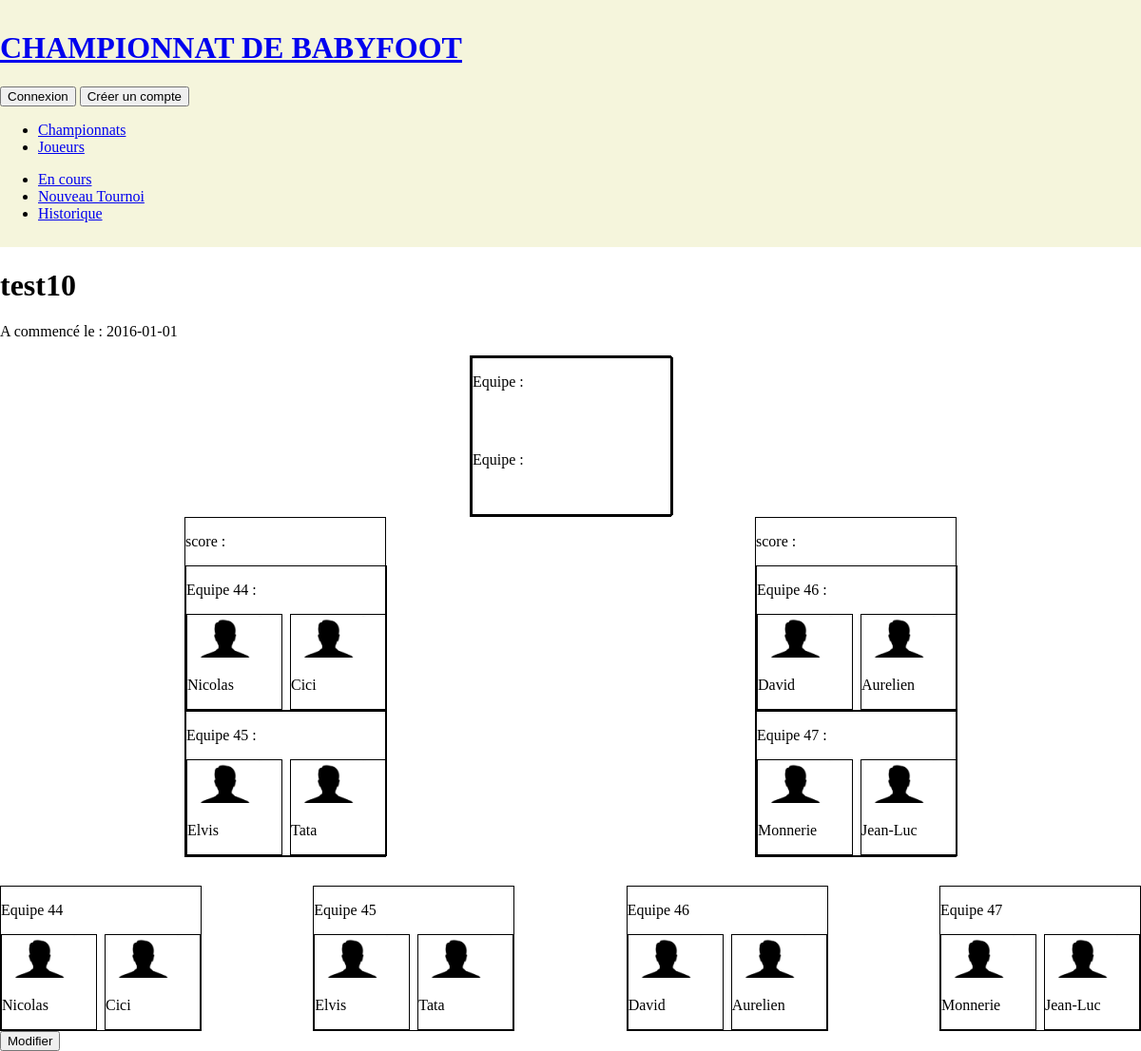
The page /championnat.php?idC=21 on the database its author committed.
### tables this page shows
CREATE TABLE IF NOT EXISTS `competitions` (
  `id_competition` int(11) NOT NULL AUTO_INCREMENT,
  `nomChamp` varchar(25) DEFAULT NULL,
  `nbreJoueurs` int(25) NOT NULL,
  `terminee` tinyint(1) NOT NULL DEFAULT '0',
  `dateDebut` date NOT NULL,
  PRIMARY KEY (`id_competition`)
);

CREATE TABLE IF NOT EXISTS `matchs` (
  `id_Match` int(11) NOT NULL AUTO_INCREMENT,
  `equipe1` varchar(255) DEFAULT NULL,
  `equipe2` varchar(255) DEFAULT NULL,
  `butEquipe1` int(25) DEFAULT NULL,
  `butEquipe2` int(25) DEFAULT NULL,
  `vainqueur` varchar(25) DEFAULT NULL,
  `id_compet` int(11) NOT NULL,
  `type_match` varchar(255) NOT NULL,
  PRIMARY KEY (`id_Match`),
  KEY `FK_match_compet` (`id_compet`)
);

CREATE TABLE IF NOT EXISTS `equipes` (
  `id_Equipe` int(11) NOT NULL AUTO_INCREMENT,
  `joueur1` int(11) NOT NULL,
  `joueur2` int(11) NOT NULL,
  `id_compet` int(11) NOT NULL,
  PRIMARY KEY (`id_Equipe`),
  KEY `fk_joueur1` (`joueur1`),
  KEY `fk_joueur2` (`joueur2`),
  KEY `FK_EquipeCompet` (`id_compet`)
);

CREATE TABLE IF NOT EXISTS `joueurs` (
  `id_Joueur` int(25) NOT NULL AUTO_INCREMENT,
  `nom` varchar(255) NOT NULL,
  `prenom` varchar(255) NOT NULL,
  `surnom` varchar(255) NOT NULL,
  `password` varchar(255) NOT NULL,
  `meilleureperformance` varchar(255) DEFAULT NULL,
  `defaut` varchar(255) DEFAULT NULL,
  `qualité` varchar(255) DEFAULT NULL,
  `photo` varchar(255) DEFAULT 'img/photo_default.png',
  `victoireChamp` int(25) DEFAULT NULL,
  PRIMARY KEY (`id_Joueur`)
);

### championnat.php (the view, shortened to what this page needs)
<?php session_start();
include'include/connexionBdd.php';
$listeCompet = $bdd->query('SELECT * FROM competitions ORDER BY dateDebut DESC');
$detailCompet = $bdd->prepare('SELECT * FROM competitions WHERE competitions.id_competition = ?');
$matchsCompet = $bdd ->prepare('SELECT * FROM matchs WHERE matchs.id_compet= :id_compet AND matchs.type_match = :type_match');
$reqJE = $bdd->prepare('SELECT J1.id_Joueur AS J1id, J2.id_Joueur AS J2id, equipes.id_Equipe, J1.prenom AS J1p, J2.prenom AS J2p, J1.photo AS J1img ,J2.photo AS J2img FROM equipes JOIN joueurs AS J1 ON equipes.joueur1 = J1.id_Joueur JOIN joueurs AS J2 ON equipes.joueur2 = J2.id_Joueur WHERE equipes.id_Equipe = ?');
$reqCencours = $bdd->query('SELECT * FROM competitions WHERE terminee = 0 ORDER BY dateDebut DESC ');
$reqEquipes = $bdd->prepare('SELECT id_Equipe, J1.id_Joueur AS J1id, J2.id_Joueur AS J2id, equipes.id_Equipe, J1.prenom AS J1p, J2.prenom AS J2p, J1.photo AS J1img ,J2.photo AS J2img FROM equipes JOIN joueurs AS J1 ON equipes.joueur1 = J1.id_Joueur JOIN joueurs AS J2 ON equipes.joueur2 = J2.id_Joueur WHERE equipes.id_compet = ?');
?>
<!doctype html>
<html>
    <head>
        <link rel="stylesheet" type="text/css" href="css/style.css" />
    </head>
    <body>
        <header>
			<div class="wrap">
            	<?php include'include/banniere.php' ?>
				<nav>
					<?php include'include/navChamp.php'?>
				</nav>
			</div>
        </header>
        <div id="content">
			<div class="wrap">
                <?php
                if(!isset($_GET['idC']) && !isset($_GET['comp'])){
                    if(!isset($_GET['histo'])){
                        ?>
                        <h1>CHAMPIONNATS EN COURS</h1>
                        <?php
                        while ($donnees = $reqCencours->fetch()) {
                            ?>
                            <a href="championnat.php?idC=<?php echo $donnees['id_competition']; ?>"><?php echo($donnees['nomChamp']); ?></a>
                            <p id="dateDebut">commencée le <?php echo $donnees['dateDebut']; ?></p>
                            <?php
                        }
                    }
                    else if(isset($_GET['histo'])){
                        ?>
                        <h1>HISTORIQUE DES CHAMPIONNATS</h1>
                        <?php
                        while ($donnees = $listeCompet->fetch()) {
                            ?>
                            <a href="championnat.php?idC=<?php echo $donnees['id_competition']; ?>"><?php echo($donnees['nomChamp']); ?></a>
                            <p id="dateDebut">commencée le <?php echo $donnees['dateDebut']; ?></p>
                            <?php
                        }
                    }
                    $listeCompet->closeCursor();
                }
                else if(isset($_GET['idC'])){
                    $detailCompet->execute(array($_GET['idC']));
                    while($donnees = $detailCompet->fetch()){
                    ?>
                    <h1><?php echo($donnees['nomChamp']);?></h1>
                        <p>A commencé le : <?php echo($donnees['dateDebut']);?></p>
                    <div class="competX">
                        <?php
                        $matchsCompet->execute(array(
                            'id_compet'=> $_GET['idC'],
                            'type_match'=> "finale"
                        ));
                        while ($donnees2 = $matchsCompet->fetch()){
                            ?>
                            <div class="iconeMatch finale">
                                <div class="iconeMatch">
                                    <div class="iconeEquipe">
                                        <p>Equipe <?php echo($donnees2['equipe1']);?> :</p>
                                        <p>Equipe <?php echo($donnees2['equipe2']);?> :</p>
                                    </div>
                                </div>
                            </div>
                            <?php
                        }
                        ?>
                        <div class="demi">
                        <?php
                        $matchsCompet->execute(array(
                        'id_compet'=> $_GET['idC'],
                        'type_match'=> "demi"
                        ));
                        while ($donnees2 = $matchsCompet->fetch()){
                            ?>
                            <div class="iconeMatch">
                                <p>score : <span></span></p>
                                <div class="iconeEquipe">
                                <p>Equipe <?php echo($donnees2['equipe1']);?> :</p>
                                <?php
                                $reqJE->execute(array($donnees2['equipe1']));
                                while($donnees3 = $reqJE->fetch()){
                                    ?>
                                <div class="iconeJoueurs">
                                    <div class="iconeJoueur">
                                    <a href="joueurs.php?idJ=<?php echo($donnees3['J1id']);?>"><img src="<?php echo($donnees3['J1img']);?>" /></a>
                                    <p><?php echo($donnees3['J1p']);?></p>
                                    </div>
                                    <div class="iconeJoueur">
                                        <a href="joueurs.php?idJ=<?php echo($donnees3['J2id']);?>"><img src="<?php echo($donnees3['J2img']);?>" /></a>
                                    <p><?php echo($donnees3['J2p']);?></p>
                                    </div>
                                </div>
                                    <?php
                                }
                                $reqJE->closeCursor();?>
                                </div>
                                <div class="iconeEquipe">
                                    <p>Equipe <?php echo($donnees2['equipe2']);?> :</p>
                                    <?php
                                    $reqJE->execute(array($donnees2['equipe2']));
                                    while($donnees3 = $reqJE->fetch()){
                                        ?>
                                        <div class="iconeJoueurs">
                                            <div class="iconeJoueur">
                                                <a href="joueurs.php?idJ=<?php echo($donnees3['J1id']);?>"><img src="<?php echo($donnees3['J1img']);?>" /></a>
                                                <p><?php echo($donnees3['J1p']);?></p>
                                            </div>
                                            <div class="iconeJoueur">
                                                <a href="joueurs.php?idJ=<?php echo($donnees3['J2id']);?>"><img src="<?php echo($donnees3['J2img']);?>" /></a>
                                                <p><?php echo($donnees3['J2p']);?></p>
                                            </div>
                                        </div>
                                        <?php
                                    }
                                    $reqJE->closeCursor();?>
                                </div>
                            </div>
                            <?php
                        }
                        ?>
                        </div>
                        <div class="iconeEquipes">
                            <?php
                            $reqEquipes->execute(array($_GET['idC']));
                            while($donnees4 = $reqEquipes->fetch()){
                                ?>
                                <div class="iconeEquipe">
                                    <p>Equipe <?php echo($donnees4['id_Equipe']);?></p>
                                    <div class="iconeJoueurs">
                                        <div class="iconeJoueur">
                                            <a href="joueurs.php?idJ=<?php echo($donnees4['J1id']);?>"><img src="<?php echo($donnees4['J1img']);?>" /></a>
                                            <p><?php echo($donnees4['J1p']);?></p>
                                        </div>
                                        <div class="iconeJoueur">
                                            <a href="joueurs.php?idJ=<?php echo($donnees4['J2id']);?>"><img src="<?php echo($donnees4['J2img']);?>" /></a>
                                            <p><?php echo($donnees4['J2p']);?></p>
                                        </div>
                                    </div>
                                </div>
                                <?php
                            }
                            ?>
                        </div>
                    </div>
                    <a href="modifChampionnat.php?modif=<?php echo($_GET['idC']);?>"><button id="boutonModif">Modifier</button></a>
                    <?php
                    }
            }
            ?>
			</div>
        </div>
    </body>
</html>

### css/style.css (style rules this page uses)
body { margin: 0; }
.wrap { max-width: 1200px; margin :0 auto; }
header { background-color: beige; padding-bottom: 0.67em; }
.iconeMatch { width: 210px; border: 1px solid black; }
.finale { margin: auto; }
.demi { display: flex; flex-direction: row; justify-content: space-around; margin-bottom: 30px; }
.iconeEquipe img { width: 80px; }
.iconeEquipe { display: flex; border: solid 1px black; flex-direction: column; width: 210px; }
.iconeMatch { display: flex; flex-direction: column; }
.iconeJoueurs { display: flex; flex-direction: row; justify-content: space-between; }
.iconeJoueur { border: 1px solid black; width: 99px; }
#boutonModif { margin: auto; }
.iconeEquipes { display: flex; justify-content: space-between; }

### rows shown on the page
competitions: nomChamp "test10", dateDebut "2016-01-01"
matchs: equipe1 "44", equipe2 "45"
equipes: joueurs.photo (placeholder picture), joueurs.prenom "Nicolas", joueurs.prenom "Cici", id_Equipe "44"
equipes: joueurs.photo (placeholder picture), joueurs.prenom "Elvis", joueurs.prenom "Tata", id_Equipe "45"
matchs: equipe1 "46", equipe2 "47"
equipes: joueurs.photo (placeholder picture), joueurs.prenom "David", joueurs.prenom "Aurelien", id_Equipe "46"
equipes: joueurs.photo (placeholder picture), joueurs.prenom "Monnerie", joueurs.prenom "Jean-Luc", id_Equipe "47"
